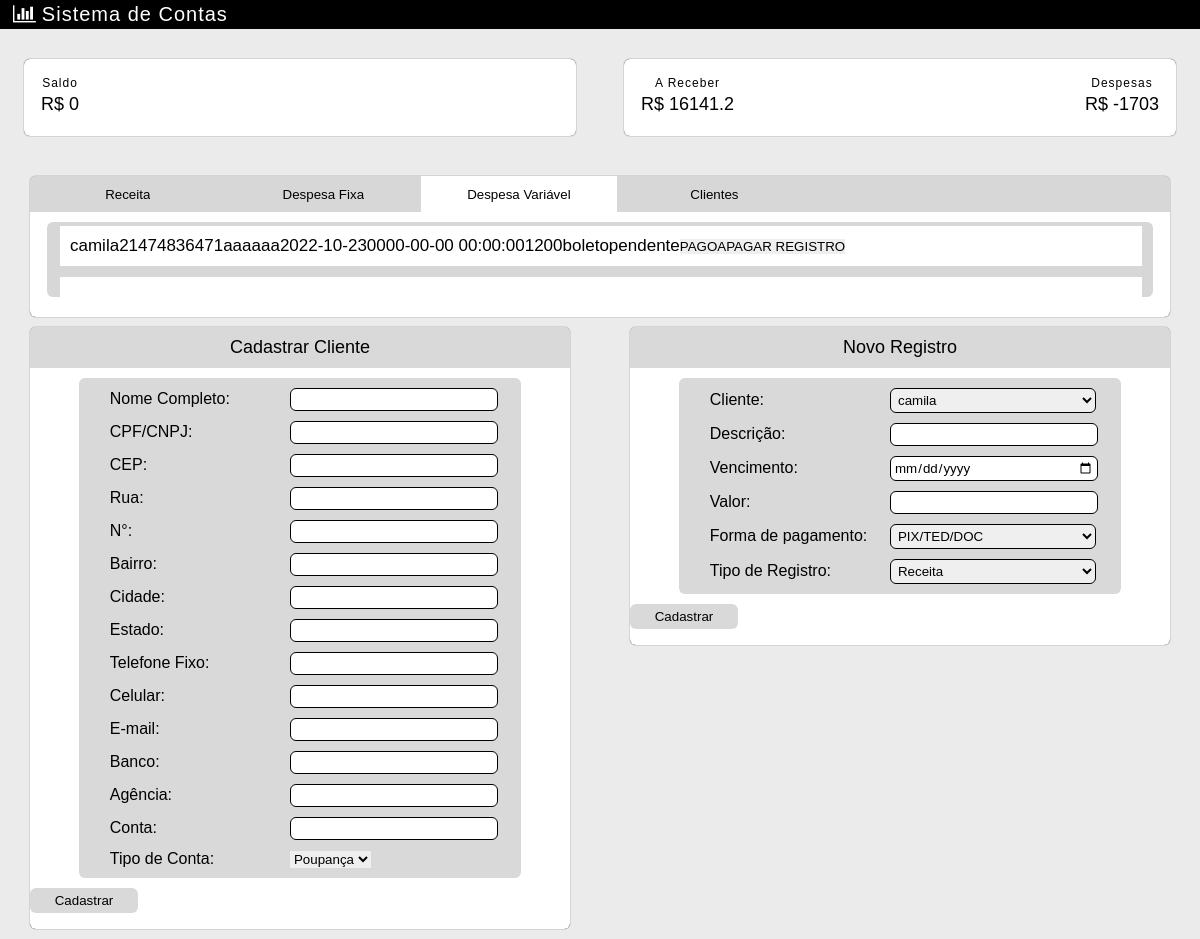
Screenshot of /despesav.php with the database file from the repository.
### tables this page shows
CREATE TABLE `contas` (
  `id_contas` int(11) NOT NULL,
  `id_cliente_fk` int(11) NOT NULL,
  `descricao` text NOT NULL,
  `vencimento` date NOT NULL,
  `data_recebimento` datetime NOT NULL,
  `valor` float NOT NULL,
  `forma_pagamento` text NOT NULL,
  `status_pagamento` text NOT NULL,
  `tipo_de_conta` text NOT NULL,
  `status_conta` text NOT NULL,
  `exclusao_conta` datetime NOT NULL
);

CREATE TABLE `cliente` (
  `id_cliente` int(11) NOT NULL,
  `nome` text NOT NULL,
  `cpf_cnpj` text NOT NULL,
  `cep` int(11) NOT NULL,
  `rua` text NOT NULL,
  `numero_casa` varchar(11) NOT NULL,
  `bairro` text NOT NULL,
  `cidade` text NOT NULL,
  `estado` text NOT NULL,
  `telefone` int(11) NOT NULL,
  `celular` int(11) NOT NULL,
  `email` text NOT NULL,
  `banco` int(11) NOT NULL,
  `agencia` int(11) NOT NULL,
  `conta` int(11) NOT NULL,
  `tipo_conta` text NOT NULL,
  `status_cliente` text NOT NULL,
  `exclusao_cliente` datetime NOT NULL
);

### despesav.php (the view, shortened to what this page needs)
<!DOCTYPE html>
<html lang="pt-br">
<head>
    <link rel="stylesheet" href="https://cdnjs.cloudflare.com/ajax/libs/font-awesome/4.7.0/css/font-awesome.min.css">
    <link rel="stylesheet" href="novo.css">
</head>
<body>
    <header>
        <div class="title">
            <i class="fa fa-bar-chart" style="font-size:20px; color:#fff; margin-right: 5px"></i>Sistema de Contas
        </div>
    </header>
    <div class="fora1">
        <div class="total">
            <div class="s1">
                <div class="s2">Saldo</div>
                <div class="valor">R$
                </div>
            </div>
        </div>
        <div class="total">
            <div class="s1">
                <div class="s2">A Receber</div>
                <div class="valor">R$
                </div>
            </div>
            <div class="s1">
                <div class="s2">Despesas</div>
                <div class="valor">R$
                </div>
            </div>
        </div>
    </div>
    <div class="fora2">
        <div class="registros">
            <div class="fora3">
                <form class="tipo" action="#" method="get">
                <div class="nome">
                        <?php
                        echo "<a href='index.php'>";
                        ?>
                        <input id="pag" name="pagina" type="button" value="Receita">
                        <?php
                        echo "</a>";
                        ?>
                    </div>
                    <div class="nome">
                        <?php
                        echo "<a href='despesaf.php'>";
                        ?>
                        <input id="pag" name="pagina" type="button" value="Despesa Fixa" />
                        <?php
                        echo "</a>";
                        ?>
                    </div>
                    <div class="nome" id="pag-ativa2">
                        <?php
                        echo "<a href='despesav.php'>";
                        ?>
                        <input id="pag" name="pagina" type="button" value="Despesa Variável" />
                        <?php
                        echo "</a>";
                        ?>
                    </div>
                    <div class="nome">
                        <?php
                        echo "<a href='clientes.php'>";
                        ?>
                        <input id="pag" name="pagina" type="button" value="Clientes" />
                        <?php
                        echo "</a>";
                        ?>
                    </div>
                </form>
            </div>
            <div class="fora4">
                <?php
                include("conexao.php");
                $sql = "SELECT * FROM contas INNER JOIN cliente on id_cliente_fk = id_cliente where status_conta='ativo' && tipo_de_conta='despesa_variavel' ";
                $resultado = mysqli_query($conexao, $sql) or die("Erro ao tentar cadastrar registro");
                while ($registro = mysqli_fetch_array($resultado)) {
                    $id_contas = $registro['id_contas'];
                    $nome = $registro['nome'];
                    $cpf_cnpj = $registro['cpf_cnpj'];
                    $descricao = $registro['descricao'];
                    $vencimento = $registro['vencimento'];
                    $data_recebimento = $registro['data_recebimento'];
                    $valor = $registro['valor'];
                    $forma_pagamento = $registro['forma_pagamento'];
                    $status_pagamento = $registro['status_pagamento'];
                    echo "<div class='marg'><div class='fora5'><div class='expor'>";
                    echo  $nome;
                    echo  $cpf_cnpj;
                    echo  $descricao;
                    echo  $vencimento;
                    echo  $data_recebimento;
                    echo  $valor;
                    echo  $forma_pagamento;
                    echo  $status_pagamento;
                    echo  " <form action='confirma_conta_paga.php' method='GET'> <button><input type='hidden' name='opcao' value='$id_contas'/>PAGO</button></form>";
                    echo "<form action='confirma_apagar_conta.php' method='GET'> <button><input type='hidden' name='opcao' value='$id_contas'/>APAGAR REGISTRO</button></form>";
                    echo "</div> </div> </div>";
                }
                ?>
                <div class="marg">
                    <div class="fora5">
                        <div class="expor">
                        </div>
                    </div>
                </div>
            </div>
        </div>
    </div>
    <div class="fora7">
        <div class="cadastro">
            <div class="cad">Cadastrar Cliente</div>
            <form action="cadastro.php" method="post">
                <div class="formcadastro">
                    <div class="centcadastro">
                        <div class="formc">
                            <div class="info"><label for="">Nome Completo:</label></div>
                            <div class="inputcadastro"><input type="text" name="nome"></div>
                        </div>
                        <div class="formc">
                            <div class="info"><label for="">CPF/CNPJ:</label></div>
                            <div class="inputcadastro"><input type="text" name="cpf_cnpj" pattern="[0-9]{11}|[0-9]{14}"></div>
                        </div>
                        <div class="formc">
                            <div class="info"><label for="">CEP:</label></div>
                            <div class="inputcadastro"><input name="cep" type="text" id="cep" value="" onblur="pesquisacep(this.value);"></div>
                        </div>
                        <div class="formc">
                            <div class="info"><label for="">Rua:</label></div>
                            <div class="inputcadastro"><input type="text" name="rua" id="rua" required></div>
                        </div>
                        <div class="formc">
                            <div class="info"><label for="">N°:</label></div>
                            <div class="inputcadastro"><input type="text" name="numero_casa" required></div>
                        </div>
                        <div class="formc">
                            <div class="info"><label for="">Bairro:</label></div>
                            <div class="inputcadastro"><input type="text" name="bairro" id="bairro" required></div>
                        </div>
                        <div class="formc">
                            <div class="info"><label for="">Cidade:</label></div>
                            <div class="inputcadastro"><input type="text" name="cidade" id="cidade" required></div>
                        </div>
                        <div class="formc">
                            <div class="info"><label for="">Estado:</label></div>
                            <div class="inputcadastro"><input type="text" name="estado" id="uf" required></div>
                        </div>
                        <div class="formc">
                            <div class="info"><label for="">Telefone Fixo:</label></div>
                            <div class="inputcadastro"><input type="number" name="telefone" required></div>
                        </div>
                        <div class="formc">
                            <div class="info"><label for="">Celular:</label></div>
                            <div class="inputcadastro"><input type="number" name="celular" required></div>
                        </div>
                        <div class="formc">
                            <div class="info"><label for="">E-mail:</label></div>
                            <div class="inputcadastro"><input type="email" name="email" required></div>
                        </div>
                        <div class="formc">
                            <div class="info"><label for="">Banco:</label></div>
                            <div class="inputcadastro"><input type="text" name="banco" required></div>
                        </div>
                        <div class="formc">
                            <div class="info"><label for="">Agência:</label></div>
                            <div class="inputcadastro"> <input type="number" name="agencia" required></div>
                        </div>
                        <div class="formc">
                            <div class="info"><label for="">Conta:</label></div>
                            <div class="inputcadastro"><input type="number" name="conta" required></div>
                        </div>
                        <div class="formc">
                            <div class="info"><label for="">Tipo de Conta:</label></div>
                            <div class="inputcadastro">
                                <select name="tipo_conta" required>
                                    <option value="poupança">Poupança</option>
                                </select>
                            </div>
                        </div>
                    </div>
                </div>
                <input class="final" type="submit" name="vazio" value="Cadastrar">
            </form>
        </div>
        <div class="cadastro">
            <div class="cad">Novo Registro</div>
            <form action="cadastro_conta.php" method="post">
                <div class="formcadastro">
                    <div class="centcadastro">
                        <div class="formc">
                            <div class="info"><label for="">Cliente:</label></div>
                            <div class="inputcadastro">
                                <select name="id_cliente">
                                    <?php
                                    include('conexao.php');
                                    $sql = "SELECT * FROM cliente where status_cliente='ativo'";
                                    $resultado = mysqli_query($conexao, $sql) or die("Erro ao tentar cadastrar registro");
                                    while ($registro = mysqli_fetch_array($resultado)) {
                                        $id_cliente = $registro['id_cliente'];
                                        $nome = $registro['nome'];
                                        echo "<option value='$id_cliente'> $nome </option>";
                                    }
                                    ?>
                                </select>
                            </div>
                        </div>
                        <div class="formc">
                            <div class="info"><label for="">Descrição:</label></div>
                            <div class="inputcadastro"><input type="text" name="descricao" required></div>
                        </div>
                        <div class="formc">
                            <div class="info"><label for="">Vencimento:</label></div>
                            <div class="inputcadastro"><input type="date" name="vencimento" required></div>
                        </div>
                        <div class="formc">
                            <div class="info"><label for="">Valor:</label></div>
                            <div class="inputcadastro"><input type="number" step=".01" name="valor" required></div>
                        </div>
                        <div class="formc">
                            <div class="info"><label for="">Forma de pagamento:</label></div>
                            <div class="inputcadastro">
                                <select name="forma_pagamento">
                                    <option value="pix/ted/doc">PIX/TED/DOC</option>
                                </select>
                            </div>
                        </div>
                        <div class="formc">
                            <div class="info"><label for="">Tipo de Registro:</label></div>
                            <div class="inputcadastro">
                                <select name="tipo_de_conta">
                                    <option value="receita">Receita</option>
                                </select>
                            </div>
                        </div>
                    </div>
                </div>
                <input class="final" type="submit" name="vazio" value="Cadastrar" />
            </form>
        </div>
    </div>
</body>
</html>

### novo.css (style rules this page uses)
* { padding: 0; margin: 0; border: 0; font-family: Arial, sans-serif; }
body { background-color: #ebebeb; }
header { background-color: #000; padding: 3px; font-size: 20px; }
.title { margin-left: 10px; color: #fff; letter-spacing: 1px; }
.fora1 { margin-top: 30px; width: 100%; display: flex; }
.total { width: 46%; margin: auto; background-color: #fff; display: flex; color: #000; justify-content: space-between; border-radius: 6px; box-shadow: 0px 0px 1px #000; }
.s1 { display: flex; flex-direction: column; padding: 17px 13px; border-radius: 6px; }
.s2 { margin: auto; letter-spacing: 1px; font-size: 12px; }
.valor { padding: 4px; margin: auto; font-size: 18px; border-radius: 6px; }
.fora2 { margin-top: 40px; width: 100%; display: flex; }
.registros { width: 95%; background-color: #fff; margin: auto; padding-bottom: 20px; box-shadow: 0px 0px 1px #000; border-radius: 6px; }
.fora3 { width: 100%; background-color: #d8d7d7; color: #000; border-radius: 6px 6px 0px 0px; margin-bottom: 10px; border: 1px 1px 0px 1px solid; }
.tipo { display: flex; width: 90%; }
.nome { padding: 8px; width: 17.5%; font-size: 17px; text-align: center; letter-spacing: 0.8px; }
#pag-ativa2 { background-color: #fff; color: #000; border-radius: 0px 0px 0px 0px; }
.fora4 { padding: 0px; width: 97%; max-height: 300px; overflow-y: scroll; background-color: #d8d7d7; margin: auto; border-radius: 6px; }
.marg { margin-bottom: 10.5px; display: flex; width: 100%; }
.marg:first-child { margin-top: 4px; }
.marg:last-of-type { margin-bottom: 0px; }
.fora5 { display: flex; padding-left: 2px; width: 98%; margin: auto; justify-content: space-between; }
.expor { padding: 10px; margin: auto; display: flex; width: 98%; font-size: 17px; min-width: 858px; color: #000; background-color: #fff; }
.final { width: 20%; margin-top: 10px; margin-bottom: 6px; padding: 5px; border-radius: 6px; background-color: #D9D9D9; }
.fora7 { width: 100%; margin-top: 10px; margin-bottom: 10px; display: flex; }
.cadastro { background-color: #fff; width: 45%; margin: auto; box-shadow: 0px 0px 1px #000; border-radius: 6px; padding-bottom: 10px; }
.cadastro:nth-child(2) { margin-top: 0px; }
.cad { background-color: #D9D9D9; padding: 10px; text-align: center; border-radius: 6px 6px 0px 0px; font-size: 18px; margin-bottom: 10px; }
.formcadastro { width: 80%; margin: auto; padding: 5px; border-radius: 6px; background-color: #D9D9D9; }
.formc { padding: 5px; display: flex; align-items: center; justify-content: space-around; }
.formc input { border: 0.1px solid #000; border-radius: 6px; padding: 3px; font-family: Arial, sans-serif; width: 100%; }
.inputcadastro { width: 50%; }
select[name="tipo_de_conta"], select[name="registro"], select[name="forma_pagamento"], select[name="id_cliente"] { border: 0.1px solid #000; border-radius: 6px; padding: 3px; font-family: Arial, sans-serif; width: 103%; }
.info { width: 40%; }
.centcadastro { width: 95%; margin: auto; }
input[id="pag"] { cursor: pointer; background: none; }

### rows the page displays
contas: id_cliente_fk.nome "camila", id_cliente_fk.cpf_cnpj "21474836471", descricao "aaaaaa", vencimento "2022-10-23", data_recebimento "0000-00-00 00:00:00", valor "1200", forma_pagamento "boleto", status_pagamento "pendente"

### other values shown
$saldo "0"
$saldo_a_receber "16141.2"
$saldo_a_pagar "-1703"
form field id_cliente "camila"
